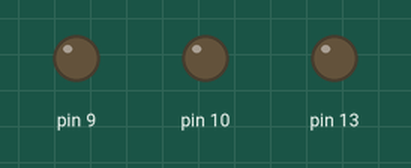
Recording of a sketch running on a simulated Arduino Uno, built with avr-gcc and run on an emulated ATmega328P. On the bench: output pins drawn as LEDs (lit = HIGH).

Above: at 0.2 s.
At 1.2 s:
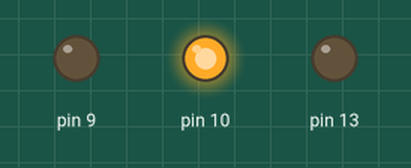
At 2.7 s:
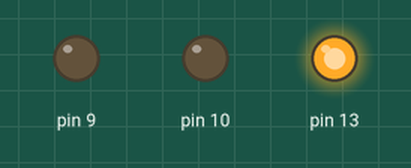
At 3.7 s:
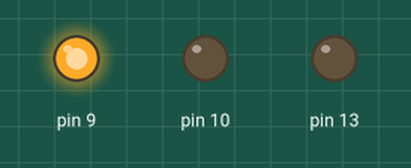
Timing chart, 0 to 4.6 s (numbered marks = the images above):
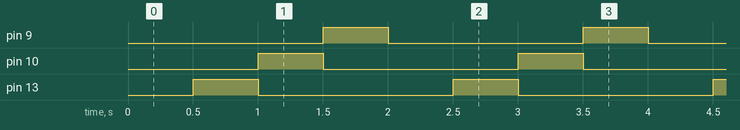

Measured:
- by itself, pin 9, pin 10, pin 13: alternates HIGH for 0.50 s and LOW for 1.5 s
- by itself, everything shown: repeats every 2.0 s, in 4 steps

The sketch:

practice1.ino
```cpp
byte b0 = B000;
byte b1 = B001;
byte b2 = B010;
byte b3 = B100;
byte blinkings[] = {b0,b1,b2,b3};
int length;

void setup() {
  pinMode(13,OUTPUT);
  pinMode(10,OUTPUT);
  pinMode(9,OUTPUT);
  length = sizeof(blinkings) / sizeof(byte);
}

void loop() {
  // put your main code here, to run repeatedly:
  for (int i = 0; i < length; i++){
    byte current = blinkings[i];
    digitalWrite(13,bitRead(current,0));
    digitalWrite(10,bitRead(current,1));
    digitalWrite(9,bitRead(current,2));
    delay(500);
  }
}
```
